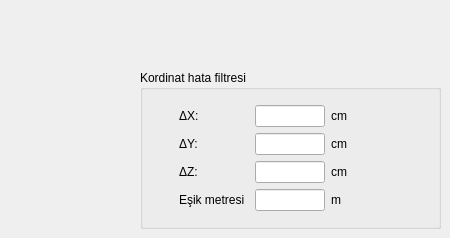
        <widget class="QWidget" name="page_15">
         <widget class="QGroupBox" name="filter2_2">
          <property name="geometry">
           <rect>
            <x>140</x>
            <y>70</y>
            <width>301</width>
            <height>159</height>
           </rect>
          </property>
          <property name="title">
           <string>Kordinat hata filtresi </string>
          </property>
          <property name="checkable">
           <bool>false</bool>
          </property>
          <property name="checked">
           <bool>false</bool>
          </property>
          <layout class="QGridLayout" name="gridLayout_30">
           <item row="0" column="0">
            <layout class="QGridLayout" name="gridLayout_31">
             <item row="1" column="2">
              <widget class="QLineEdit" name="deltax_7">
               <property name="maximumSize">
                <size>
                 <width>70</width>
                 <height>16777215</height>
                </size>
               </property>
               <property name="focusPolicy">
                <enum>Qt::StrongFocus</enum>
               </property>
              </widget>
             </item>
             <item row="1" column="3">
              <widget class="QLabel" name="cm_11">
               <property name="maximumSize">
                <size>
                 <width>70</width>
                 <height>16777215</height>
                </size>
               </property>
               <property name="text">
                <string>cm</string>
               </property>
              </widget>
             </item>
             <item row="2" column="2">
              <widget class="QLineEdit" name="deltay_7">
               <property name="maximumSize">
                <size>
                 <width>70</width>
                 <height>16777215</height>
                </size>
               </property>
               <property name="focusPolicy">
                <enum>Qt::StrongFocus</enum>
               </property>
              </widget>
             </item>
             <item row="2" column="3">
              <widget class="QLabel" name="cm_12">
               <property name="text">
                <string>cm</string>
               </property>
              </widget>
             </item>
             <item row="3" column="0">
              <widget class="QLabel" name="deltaz_7">
               <property name="text">
                <string>ΔZ:</string>
               </property>
              </widget>
             </item>
             <item row="3" column="3">
              <widget class="QLabel" name="cm_13">
               <property name="text">
                <string>cm</string>
               </property>
              </widget>
             </item>
             <item row="2" column="0">
              <widget class="QLabel" name="deltay_8">
               <property name="text">
                <string>ΔY:</string>
               </property>
              </widget>
             </item>
             <item row="1" column="0">
              <widget class="QLabel" name="deltax_8">
               <property name="maximumSize">
                <size>
                 <width>70</width>
                 <height>16777215</height>
                </size>
               </property>
               <property name="text">
                <string>ΔX:</string>
               </property>
              </widget>
             </item>
             <item row="3" column="2">
              <widget class="QLineEdit" name="deltaz_8">
               <property name="maximumSize">
                <size>
                 <width>70</width>
                 <height>16777215</height>
                </size>
               </property>
               <property name="focusPolicy">
                <enum>Qt::StrongFocus</enum>
               </property>
              </widget>
             </item>
             <item row="4" column="0">
              <widget class="QLabel" name="dist_7">
               <property name="text">
                <string>Eşik metresi</string>
               </property>
              </widget>
             </item>
             <item row="4" column="2">
              <widget class="QLineEdit" name="dist_8">
               <property name="maximumSize">
                <size>
                 <width>70</width>
                 <height>16777215</height>
                </size>
               </property>
               <property name="focusPolicy">
                <enum>Qt::StrongFocus</enum>
               </property>
              </widget>
             </item>
             <item row="4" column="3">
              <widget class="QLabel" name="cm_14">
               <property name="text">
                <string>m</string>
               </property>
              </widget>
             </item>
            </layout>
           </item>
          </layout>
         </widget>
        </widget>
